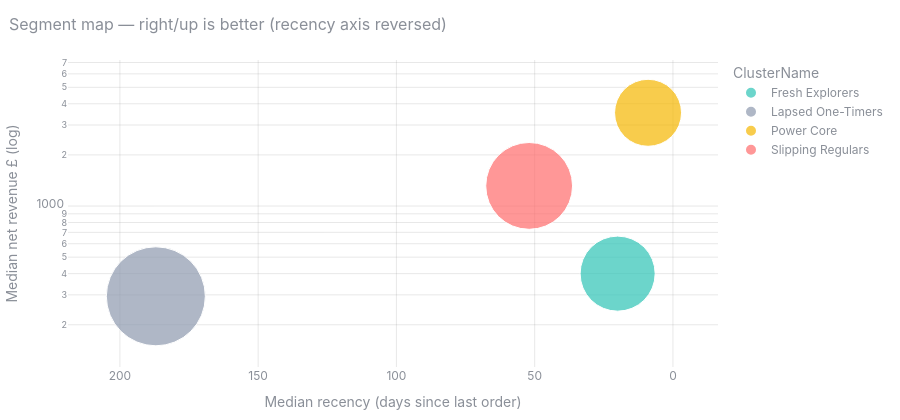

The cell this chart's notebook holds for it:
### Code cell
viz.segment_bubbles(prof)

### Figure 1 — Plotly figure (JSON) as saved in the notebook; plotly's stock layout.template omitted (floating-point values rounded to 4 significant figures)
{"data": [{"customdata": [[2.0, 5.05, 886.0]], "hovertemplate": "ClusterName=Fresh Explorers<br>Recency_median=%{x}<br>Monetary_median=%{y}<br>Customers=%{customdata[2]}<br>Frequency_median=%{customdata[0]}<br>Revenue_share_%=%{customdata[1]}<extra></extra>", "legendgroup": "Fresh Explorers", "marker": {"color": "#2ec4b6", "size": [886], "sizemode": "area", "sizeref": 0.3147, "symbol": "circle"}, "mode": "markers", "name": "Fresh Explorers", "orientation": "v", "showlegend": true, "type": "scatter", "x": [20.0], "xaxis": "x", "y": [400.0], "yaxis": "y"}, {"customdata": [[1.0, 6.56, 1542.0]], "hovertemplate": "ClusterName=Lapsed One-Timers<br>Recency_median=%{x}<br>Monetary_median=%{y}<br>Customers=%{customdata[2]}<br>Frequency_median=%{customdata[0]}<br>Revenue_share_%=%{customdata[1]}<extra></extra>", "legendgroup": "Lapsed One-Timers", "marker": {"color": "#8d99ae", "size": [1542], "sizemode": "area", "sizeref": 0.3147, "symbol": "circle"}, "mode": "markers", "name": "Lapsed One-Timers", "orientation": "v", "showlegend": true, "type": "scatter", "x": [187.0], "xaxis": "x", "y": [294.2], "yaxis": "y"}, {"customdata": [[10.0, 64.38, 706.0]], "hovertemplate": "ClusterName=Power Core<br>Recency_median=%{x}<br>Monetary_median=%{y}<br>Customers=%{customdata[2]}<br>Frequency_median=%{customdata[0]}<br>Revenue_share_%=%{customdata[1]}<extra></extra>", "legendgroup": "Power Core", "marker": {"color": "#f5b700", "size": [706], "sizemode": "area", "sizeref": 0.3147, "symbol": "circle"}, "mode": "markers", "name": "Power Core", "orientation": "v", "showlegend": true, "type": "scatter", "x": [9.0], "xaxis": "x", "y": [3540.0], "yaxis": "y"}, {"customdata": [[4.0, 24.0, 1186.0]], "hovertemplate": "ClusterName=Slipping Regulars<br>Recency_median=%{x}<br>Monetary_median=%{y}<br>Customers=%{customdata[2]}<br>Frequency_median=%{customdata[0]}<br>Revenue_share_%=%{customdata[1]}<extra></extra>", "legendgroup": "Slipping Regulars", "marker": {"color": "#ff6b6b", "size": [1186], "sizemode": "area", "sizeref": 0.3147, "symbol": "circle"}, "mode": "markers", "name": "Slipping Regulars", "orientation": "v", "showlegend": true, "type": "scatter", "x": [52.0], "xaxis": "x", "y": [1314.0], "yaxis": "y"}], "layout": {"font": {"color": "#8a8f98", "family": "Inter, system-ui, sans-serif", "size": 12}, "height": 420, "hoverlabel": {"font": {"size": 12}}, "legend": {"bgcolor": "rgba(0,0,0,0)", "itemsizing": "constant", "title": {"text": "ClusterName"}, "tracegroupgap": 0}, "margin": {"b": 45, "l": 50, "r": 20, "t": 60}, "paper_bgcolor": "rgba(0,0,0,0)", "plot_bgcolor": "rgba(0,0,0,0)", "title": {"font": {"size": 16}, "text": "Segment map — right/up is better (recency axis reversed)", "x": 0.01}, "xaxis": {"anchor": "y", "autorange": "reversed", "domain": [0.0, 1.0], "gridcolor": "rgba(128,128,128,.18)", "title": {"text": "Median recency (days since last order)"}, "zeroline": false}, "yaxis": {"anchor": "x", "domain": [0.0, 1.0], "gridcolor": "rgba(128,128,128,.18)", "title": {"text": "Median net revenue £ (log)"}, "type": "log", "zeroline": false}}}
